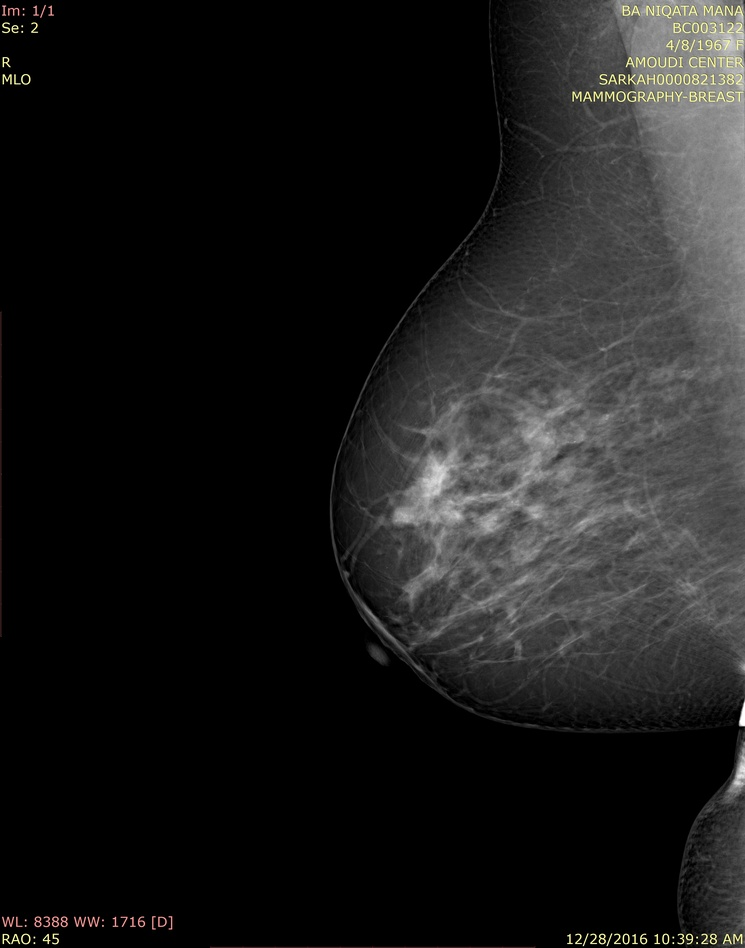
#> input picture test_images_kaggle/images/2016_BC003122_ MLO_R.jpg, 745 x 948 px, shrunk from 2816 x 3584 before the run, found by its file name
$ python det_br.py
#> lines starting #> are read from the running program, lines starting #| are printed output that depends on the picture; after the words box and inside, x2 and y2 are one past the last pixel; in counts of white or black regions, pixels touching at a corner belong together
import cv2
import numpy as np

img = cv2.imread('medical-imaging-matching/test_images_kaggle/images/2016_BC003122_ MLO_R.jpg', cv2.IMREAD_UNCHANGED)
#> img is the input picture: shape (948, 745, 3); mean B, G, R 27.1, 27.5, 27.6

#convert img to grey
img_grey = cv2.cvtColor(img,cv2.COLOR_BGR2GRAY)
#set a thresh
thresh = 0
#get threshold image
ret,thresh_img = cv2.threshold(img_grey, thresh, 255, cv2.THRESH_BINARY)
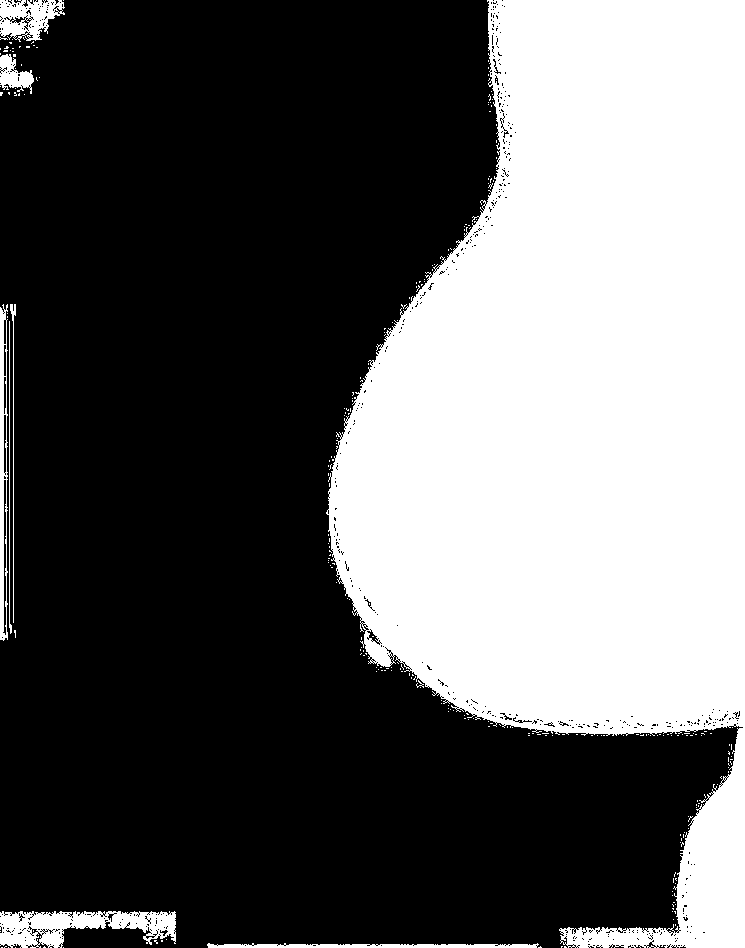
#> thresh_img: shape (948, 745); 37.4% white; 265 white regions (256 under 20 px)
#> ret = 0
#find contours
contours, hierarchy = cv2.findContours(thresh_img, cv2.RETR_TREE, cv2.CHAIN_APPROX_SIMPLE)
#> contours = 1257 contours, 1223 with area under 20; largest, box (x1, y1, x2, y2) and area: (326, 0, 745, 948) 253158, (0, 911, 176, 948) 3962, (0, 304, 8, 641) 1990, (0, 0, 65, 42) 1802, (207, 943, 539, 948) 914

#create an empty image for contours
img_contours = np.zeros(img.shape)

print()
# draw the contours on the empty image
cv2.drawContours(img_contours, contours, -1, (0,255,0), 3)
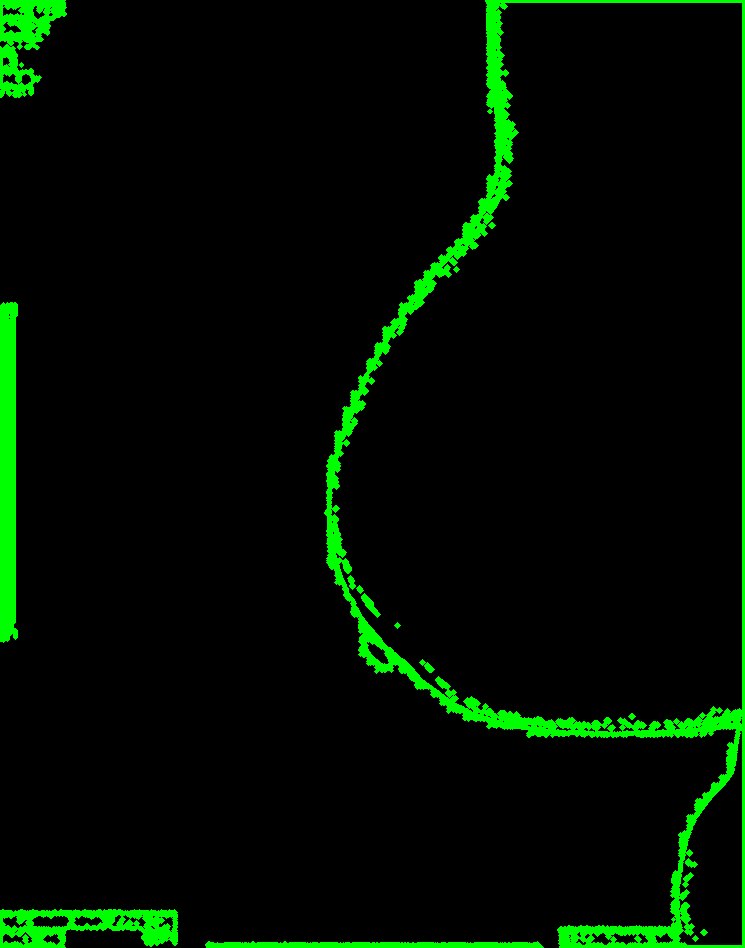
#> img_contours: shape (948, 745, 3) float64; mean of channels 0, 1, 2 0, 14.1, 0; drawn as B, G, R
#save image
cv2.imwrite('medical-imaging-matching/preprocessing/detecting_breast/contour.png',img_contours)
